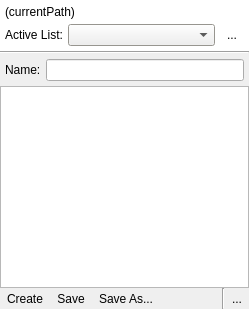
<ui version="4.0" >
 <class>QUPlaylistArea</class>
 <widget class="QWidget" name="QUPlaylistArea" >
  <property name="geometry" >
   <rect>
    <x>0</x>
    <y>0</y>
    <width>249</width>
    <height>309</height>
   </rect>
  </property>
  <property name="windowTitle" >
   <string>Form</string>
  </property>
  <layout class="QVBoxLayout" name="verticalLayout_2" >
   <property name="spacing" >
    <number>0</number>
   </property>
   <property name="margin" >
    <number>0</number>
   </property>
   <item>
    <widget class="QFrame" name="frame_2" >
     <property name="palette" >
      <palette>
       <active>
        <colorrole role="Base" >
         <brush brushstyle="SolidPattern" >
          <color alpha="255" >
           <red>255</red>
           <green>255</green>
           <blue>255</blue>
          </color>
         </brush>
        </colorrole>
        <colorrole role="Window" >
         <brush brushstyle="SolidPattern" >
          <color alpha="255" >
           <red>255</red>
           <green>255</green>
           <blue>255</blue>
          </color>
         </brush>
        </colorrole>
       </active>
       <inactive>
        <colorrole role="Base" >
         <brush brushstyle="SolidPattern" >
          <color alpha="255" >
           <red>255</red>
           <green>255</green>
           <blue>255</blue>
          </color>
         </brush>
        </colorrole>
        <colorrole role="Window" >
         <brush brushstyle="SolidPattern" >
          <color alpha="255" >
           <red>255</red>
           <green>255</green>
           <blue>255</blue>
          </color>
         </brush>
        </colorrole>
       </inactive>
       <disabled>
        <colorrole role="Base" >
         <brush brushstyle="SolidPattern" >
          <color alpha="255" >
           <red>255</red>
           <green>255</green>
           <blue>255</blue>
          </color>
         </brush>
        </colorrole>
        <colorrole role="Window" >
         <brush brushstyle="SolidPattern" >
          <color alpha="255" >
           <red>255</red>
           <green>255</green>
           <blue>255</blue>
          </color>
         </brush>
        </colorrole>
       </disabled>
      </palette>
     </property>
     <property name="autoFillBackground" >
      <bool>true</bool>
     </property>
     <property name="frameShape" >
      <enum>QFrame::NoFrame</enum>
     </property>
     <property name="frameShadow" >
      <enum>QFrame::Raised</enum>
     </property>
     <property name="lineWidth" >
      <number>0</number>
     </property>
     <layout class="QVBoxLayout" name="verticalLayout" >
      <property name="spacing" >
       <number>5</number>
      </property>
      <property name="margin" >
       <number>5</number>
      </property>
      <item>
       <widget class="QLabel" name="playlistPathLbl" >
        <property name="text" >
         <string>(currentPath)</string>
        </property>
       </widget>
      </item>
      <item>
       <layout class="QHBoxLayout" name="horizontalLayout" >
        <property name="spacing" >
         <number>5</number>
        </property>
        <item>
         <widget class="QLabel" name="comboLbl" >
          <property name="text" >
           <string>Active List:</string>
          </property>
          <property name="wordWrap" >
           <bool>false</bool>
          </property>
         </widget>
        </item>
        <item>
         <widget class="QComboBox" name="playlistCombo" >
          <property name="sizePolicy" >
           <sizepolicy vsizetype="Fixed" hsizetype="Expanding" >
            <horstretch>0</horstretch>
            <verstretch>0</verstretch>
           </sizepolicy>
          </property>
          <property name="palette" >
           <palette>
            <active>
             <colorrole role="Base" >
              <brush brushstyle="SolidPattern" >
               <color alpha="255" >
                <red>255</red>
                <green>255</green>
                <blue>255</blue>
               </color>
              </brush>
             </colorrole>
             <colorrole role="Window" >
              <brush brushstyle="SolidPattern" >
               <color alpha="255" >
                <red>212</red>
                <green>208</green>
                <blue>200</blue>
               </color>
              </brush>
             </colorrole>
            </active>
            <inactive>
             <colorrole role="Base" >
              <brush brushstyle="SolidPattern" >
               <color alpha="255" >
                <red>255</red>
                <green>255</green>
                <blue>255</blue>
               </color>
              </brush>
             </colorrole>
             <colorrole role="Window" >
              <brush brushstyle="SolidPattern" >
               <color alpha="255" >
                <red>212</red>
                <green>208</green>
                <blue>200</blue>
               </color>
              </brush>
             </colorrole>
            </inactive>
            <disabled>
             <colorrole role="Base" >
              <brush brushstyle="SolidPattern" >
               <color alpha="255" >
                <red>212</red>
                <green>208</green>
                <blue>200</blue>
               </color>
              </brush>
             </colorrole>
             <colorrole role="Window" >
              <brush brushstyle="SolidPattern" >
               <color alpha="255" >
                <red>212</red>
                <green>208</green>
                <blue>200</blue>
               </color>
              </brush>
             </colorrole>
            </disabled>
           </palette>
          </property>
          <property name="editable" >
           <bool>false</bool>
          </property>
         </widget>
        </item>
        <item>
         <widget class="QToolButton" name="setPlaylistFolderBtn" >
          <property name="sizePolicy" >
           <sizepolicy vsizetype="Fixed" hsizetype="Fixed" >
            <horstretch>0</horstretch>
            <verstretch>0</verstretch>
           </sizepolicy>
          </property>
          <property name="sizeIncrement" >
           <size>
            <width>0</width>
            <height>0</height>
           </size>
          </property>
          <property name="toolTip" >
           <string>Choose playlist folder...</string>
          </property>
          <property name="text" >
           <string>...</string>
          </property>
          <property name="icon" >
           <iconset resource="../resources/uman.qrc" >
            <normaloff>:/control/folder_explore.png</normaloff>:/control/folder_explore.png</iconset>
          </property>
          <property name="autoRaise" >
           <bool>true</bool>
          </property>
         </widget>
        </item>
       </layout>
      </item>
     </layout>
    </widget>
   </item>
   <item>
    <widget class="Line" name="line_2" >
     <property name="orientation" >
      <enum>Qt::Horizontal</enum>
     </property>
    </widget>
   </item>
   <item>
    <layout class="QHBoxLayout" name="horizontalLayout_3" >
     <property name="spacing" >
      <number>5</number>
     </property>
     <property name="margin" >
      <number>5</number>
     </property>
     <item>
      <widget class="QLabel" name="label_3" >
       <property name="text" >
        <string>Name:</string>
       </property>
      </widget>
     </item>
     <item>
      <widget class="QLineEdit" name="playlistEdit" >
       <property name="toolTip" >
        <string>Name</string>
       </property>
       <property name="frame" >
        <bool>true</bool>
       </property>
      </widget>
     </item>
    </layout>
   </item>
   <item>
    <widget class="QUPlayList" name="playlist" >
     <property name="dragDropMode" >
      <enum>QAbstractItemView::InternalMove</enum>
     </property>
     <property name="selectionMode" >
      <enum>QAbstractItemView::ExtendedSelection</enum>
     </property>
     <property name="selectionRectVisible" >
      <bool>true</bool>
     </property>
    </widget>
   </item>
   <item>
    <layout class="QHBoxLayout" name="horizontalLayout_4" >
     <property name="spacing" >
      <number>0</number>
     </property>
     <property name="leftMargin" >
      <number>0</number>
     </property>
     <item>
      <widget class="QToolButton" name="createPlaylistBtn" >
       <property name="text" >
        <string>Create</string>
       </property>
       <property name="icon" >
        <iconset resource="../resources/uman.qrc" >
         <normaloff>:/marks/add.png</normaloff>:/marks/add.png</iconset>
       </property>
       <property name="toolButtonStyle" >
        <enum>Qt::ToolButtonTextBesideIcon</enum>
       </property>
       <property name="autoRaise" >
        <bool>true</bool>
       </property>
      </widget>
     </item>
     <item>
      <widget class="QToolButton" name="savePlaylistBtn" >
       <property name="toolTip" >
        <string>Save changes to current playlist</string>
       </property>
       <property name="text" >
        <string>Save</string>
       </property>
       <property name="icon" >
        <iconset resource="../resources/uman.qrc" >
         <normaloff>:/control/save.png</normaloff>:/control/save.png</iconset>
       </property>
       <property name="toolButtonStyle" >
        <enum>Qt::ToolButtonTextBesideIcon</enum>
       </property>
       <property name="autoRaise" >
        <bool>true</bool>
       </property>
      </widget>
     </item>
     <item>
      <widget class="QToolButton" name="savePlaylistAsBtn" >
       <property name="toolTip" >
        <string>Save current playlist with a new filename...</string>
       </property>
       <property name="text" >
        <string>Save As...</string>
       </property>
       <property name="icon" >
        <iconset resource="../resources/uman.qrc" >
         <normaloff>:/control/save_as.png</normaloff>:/control/save_as.png</iconset>
       </property>
       <property name="toolButtonStyle" >
        <enum>Qt::ToolButtonTextBesideIcon</enum>
       </property>
       <property name="autoRaise" >
        <bool>true</bool>
       </property>
      </widget>
     </item>
     <item>
      <spacer name="horizontalSpacer" >
       <property name="orientation" >
        <enum>Qt::Horizontal</enum>
       </property>
       <property name="sizeHint" stdset="0" >
        <size>
         <width>40</width>
         <height>20</height>
        </size>
       </property>
      </spacer>
     </item>
     <item>
      <widget class="Line" name="line" >
       <property name="orientation" >
        <enum>Qt::Vertical</enum>
       </property>
      </widget>
     </item>
     <item>
      <widget class="QToolButton" name="removePlaylistBtn" >
       <property name="toolTip" >
        <string>Remove current playlist</string>
       </property>
       <property name="text" >
        <string>...</string>
       </property>
       <property name="icon" >
        <iconset resource="../resources/uman.qrc" >
         <normaloff>:/control/bin.png</normaloff>:/control/bin.png</iconset>
       </property>
       <property name="autoRaise" >
        <bool>true</bool>
       </property>
      </widget>
     </item>
    </layout>
   </item>
  </layout>
 </widget>
 <customwidgets>
  <customwidget>
   <class>QUPlayList</class>
   <extends>QListWidget</extends>
   <header>QUPlayList.h</header>
  </customwidget>
 </customwidgets>
 <resources>
  <include location="../resources/uman.qrc" />
 </resources>
 <connections/>
</ui>
